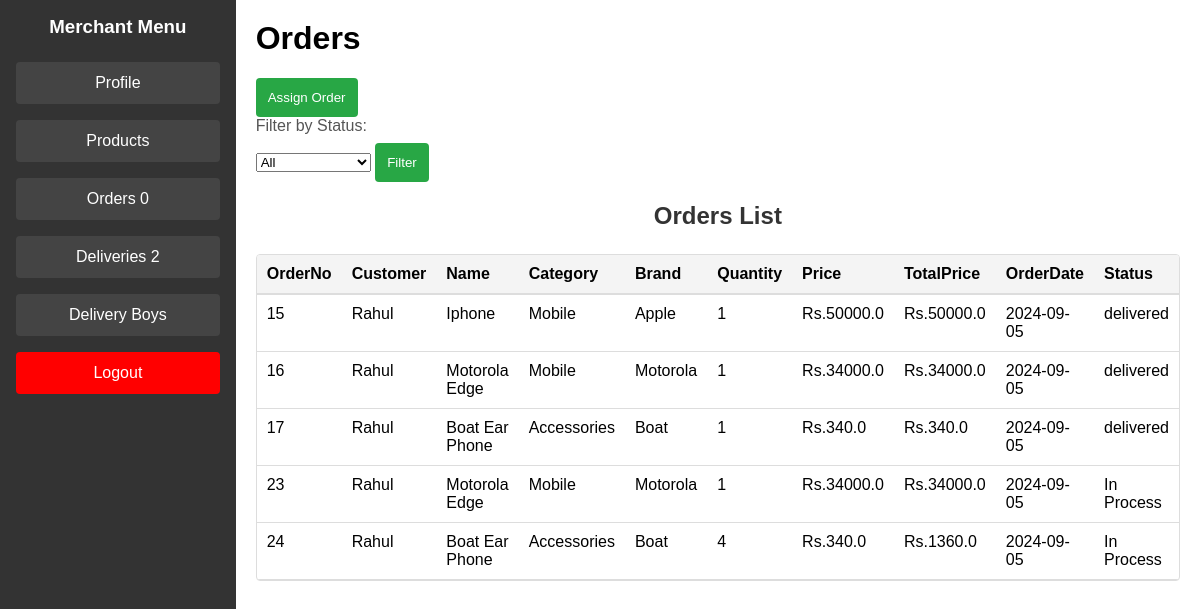
The app's page /admin/orders (signed in), older data.
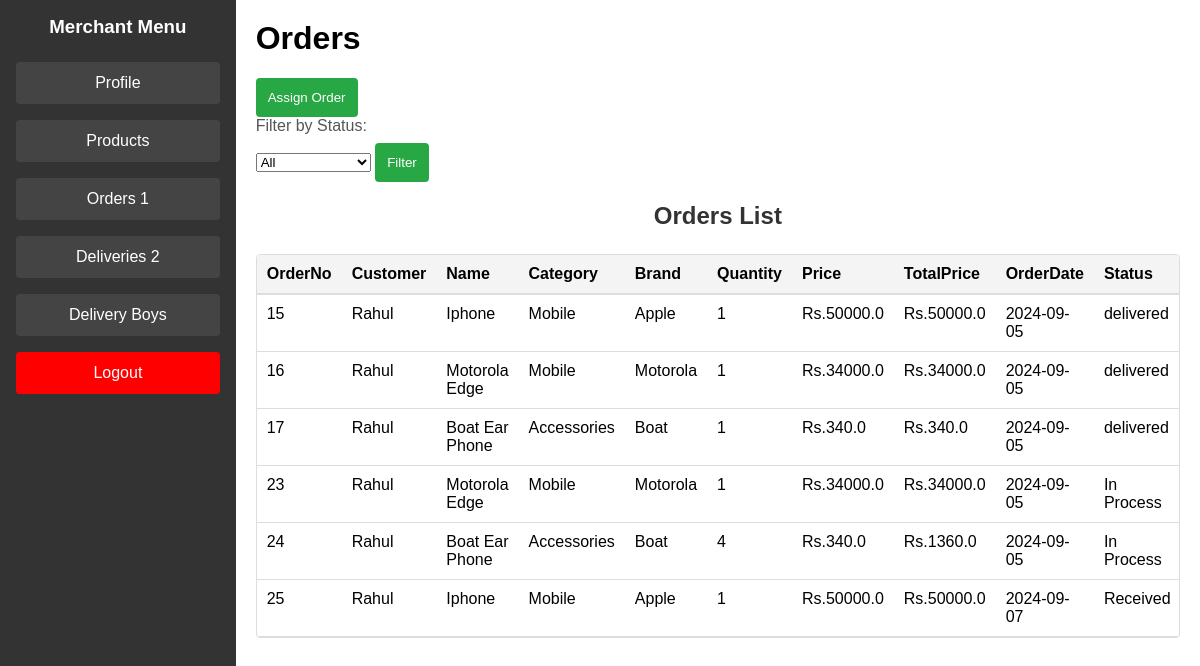
The same page, newer data.
### tables this page shows
CREATE TABLE "orders" (
    "id" INTEGER PRIMARY KEY AUTOINCREMENT,
    "customer_name" TEXT NOT NULL,
    "product_name" TEXT NOT NULL,
    "product_brand" TEXT NOT NULL,
    "product_category" TEXT NOT NULL,
    "quantity" INTEGER NOT NULL,
    "price" REAL NOT NULL,
    "total_price" REAL NOT NULL,
    "date" TEXT NOT NULL,
    "status" TEXT DEFAULT 'Received',
    "phone" TEXT,
    "address" TEXT,
    "owner_name" TEXT,
    "shop_name" TEXT
);

### routes/admin.py (the view)
@admin_bp.route('/orders')
def orders():
    if 'admin_name' in session:
        conn = get_db_connection()
        cursor = conn.cursor()
        cursor.execute('SELECT * FROM orders where owner_name = ?',(session['admin_name'],))
        orders = cursor.fetchall()
        return render_template('admin/admin_orders.html',orders=orders, count=in_process_count(), delivery_orders_count=delivery_orders_count())
    return redirect(url_for('admin.admin'))

### routes/admin.py (called while the page is built)
def get_db_connection():
    conn = sqlite3.connect('ecommerce.db')
    conn.row_factory = sqlite3.Row
    return conn

def in_process_count():
    conn = get_db_connection()
    cursor = conn.cursor()
    cursor.execute('SELECT count(*) FROM orders WHERE status = ? and owner_name = ?', ('Received',session['admin_name']))
    count = cursor.fetchone()[0]
    return count

def delivery_orders_count():
    conn = get_db_connection()
    cursor = conn.cursor()
    cursor.execute('SELECT count(*) FROM delivery_orders WHERE status != "delivered" and delivery_boy in (select delivery_boy from delivery_boys where owner_name=?)',(session['admin_name'],))
    count = cursor.fetchone()[0]
    conn.close()
    return count

### templates/admin/admin_orders.html (shortened to what this page needs)
{% extends "admin/admin_base.html" %}
{% block content %}
<h1>Orders</h1>
<button id="assignOrderBtn">Assign Order</button>
<label for="orderStatus">Filter by Status:</label>
<select id="orderStatus">
    <option value="all">All</option>
</select>
<button id="filterStatusBtn">Filter</button>
<h2>Orders List</h2>
<div class="table-container">
    <table>
        <thead>
            <tr>
                <th>OrderNo</th>
                <th>Customer</th>
                <th>Name</th>
                <th>Category</th>
                <th>Brand</th>
                <th>Quantity</th>
                <th>Price</th>
                <th>TotalPrice</th>
                <th>OrderDate</th>
                <th>Status</th>
            </tr>
        </thead>
        <tbody>
            {% for order in orders %}
            <tr>
                <td>{{ order['id'] }}</td>
                <td>{{ order['customer_name'] }}</td>
                <td>{{ order['product_name'] }}</td>
                <td>{{ order['product_category'] }}</td>
                <td>{{ order['product_brand'] }}</td>
                <td>{{ order['quantity'] }}</td>
                <td>Rs.{{ order['price'] }}</td>
                <td>Rs.{{ order['total_price'] }}</td>
                <td>{{ order['date'] }}</td>
                <td>{{ order['status'] }}</td>
            </tr>
            {% endfor %}
        </tbody>
    </table>
</div>
{% endblock %}

### templates/admin/admin_base.html (shortened to what this page needs)
<!DOCTYPE html>
<html lang="en">
<head>
    <link rel="stylesheet" href="{{ url_for('static', filename='css/styles.css') }}">
</head>
<body>
    <div class="container">
        <div class="sidebar">
            <h3>Merchant Menu</h3>
            <ul>
                <li><a href="{{ url_for('admin.profile') }}">Profile</a></li>
                <li><a href="{{ url_for('admin.products') }}">Products</a></li>
                <li><a href="{{ url_for('admin.orders') }}">Orders {{ count }}</a></li>
                <li><a href="{{ url_for('admin.deliveries') }}">Deliveries {{ delivery_orders_count }}</a></li>
                <li><a href="{{ url_for('admin.delivery_boys') }}">Delivery Boys</a></li>
                <li><a style="background:red" href="{{ url_for('admin.logout') }}">Logout</a></li>
            </ul>
        </div>
        <div class="content">
            {% block content %}{% endblock %}
        </div>
    </div>
</body>
</html>

### static/css/styles.css (style rules this page uses)
body { font-family: Arial, sans-serif; background-color: #f4f4f4; display: flex; justify-content: center; align-items: center; height: 100vh; margin: 0; }
.container { display: flex; width: 100%; height: 100%; }
.sidebar { background-color: #333; color: #fff; width: 250px; padding: 1rem; box-sizing: border-box; display: flex; flex-direction: column; }
.sidebar h3 { margin: 0 0 1.5rem 0; text-align: center; color: #fff; }
.sidebar ul { list-style: none; padding: 0; margin: 0; }
.sidebar ul li { margin-bottom: 1rem; }
.sidebar ul li a { color: #fff; text-decoration: none; padding: 0.75rem; display: block; background-color: #444; border-radius: 4px; text-align: center; }
.content { flex-grow: 1; padding: 2rem; box-sizing: border-box; background-color: #fff; overflow-y: auto; }
.content h1 { margin-top: 0; }
h2 { margin-bottom: 1.5rem; color: #333; text-align: center; }
label { display: block; margin-bottom: 0.5rem; color: #555; }
label { margin-bottom: 0.5rem; color: #555; }
button { padding: 0.75rem; background-color: #28a745; color: #fff; border: none; border-radius: 4px; cursor: pointer; }
.content { padding: 20px; }
.table-container { max-height: 500px; overflow-y: auto; border: 1px solid #ddd; border-radius: 4px; margin-top: 20px; display: block; }
table { width: 100%; border-collapse: collapse; }
thead th { background-color: #f4f4f4; border-bottom: 2px solid #ddd; padding: 10px; text-align: left; position: sticky; top: 0; z-index: 1; }
tbody td { border-bottom: 1px solid #ddd; padding: 10px; vertical-align: top; }

Row changes from the older to the newer data that the page shows:
added orders: id "25", customer_name "Rahul", product_name "Iphone", product_category "Mobile", product_brand "Apple", quantity "1", price "50000.0", total_price "50000.0", date "2024-09-07", status "Received"
Text that changed along with them:
{{ count }}: "0" → "1"
